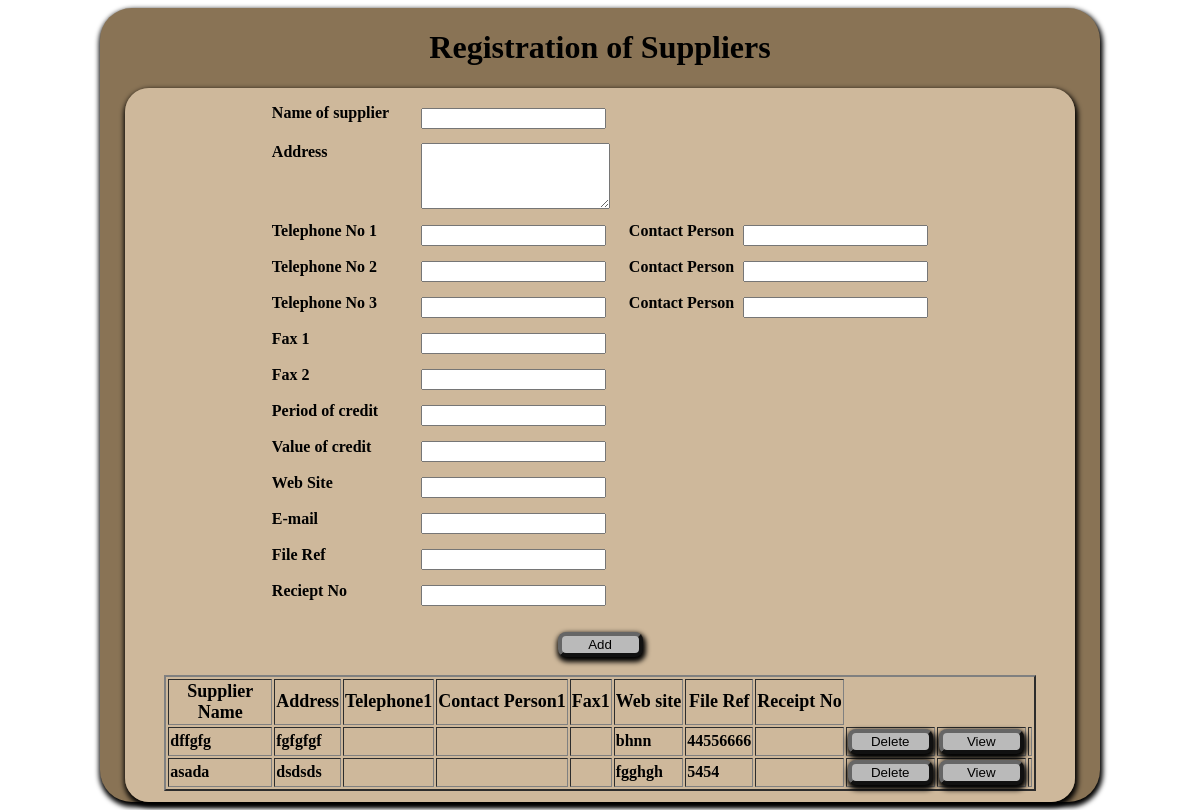
/supplier_detail.php, run on the app's committed database.
### tables this page shows
CREATE TABLE `pc_supplier` (
  `id` int(5) NOT NULL,
  `name` varchar(100) NOT NULL,
  `address` varchar(100) NOT NULL,
  `tel` int(20) NOT NULL,
  `fax` int(20) NOT NULL,
  `crdt` varchar(1001) NOT NULL,
  `vcrdt` int(100) NOT NULL,
  `file_ref` int(20) NOT NULL,
  `web` varchar(100) NOT NULL,
  `email` varchar(100) NOT NULL
);

### supplier_detail.php (the view, shortened to what this page needs)
<!DOCTYPE html>
<html>
<head>
<link href="css/Css_file.css" rel="stylesheet" type="text/css">
</head>
	<body>
<div id="wrapp">
	<form name="form1" method="post" action=""  >
<table align="center" class="searchResults">
		<table width="94%" height="297"  border="0" align="center" cellpadding="10" cellspacing="1" id="wrapped2">
		  <caption>
		  <h1>Registration of Suppliers</h1></caption>
				<tr>
					<th>
					<table align="center"  border="0" cellpadding="4" cellspacing="1" style="color:#000000">
				<tr>
				    <th width="127" height="30" valign="top" scope="row"><div align="left">Name of supplier</div></th>
					<th width="4" rowspan="8" valign="top">&nbsp;</th>
					<td width="190" align="left"><input name="name" type="text" id="name" autocomplete="off" value=""></td>
				</tr>
				<tr>
				  <th height="27" valign="top" scope="row"><div align="left">Address</div></th>
				  <td align="left"><textarea name="addr" id="addr" cols="21" rows="4"></textarea></td>
				</tr>
				<tr>
				  <th height="27" valign="top" scope="row"><div align="left">Telephone No 1</div></th>
				  <td align="left"><input name="tel1" type="text" id="tel1" cols="22" rows="4" value=""></td>
                  <td>
				  <th height="27" valign="top" scope="row"><div align="left">Contact Person</div></th>
				  <td align="left"><input name="contact1" type="text" id="contact1" cols="22" rows="4" value=""></td>
                  </td>
				</tr>
                <tr>
				  <th height="27" valign="top" scope="row"><div align="left">Telephone No 2</div></th>
				  <td align="left"><input name="tel2" type="text" id="tel2" cols="22" rows="4" value=""></td>
                  <td>
				  <th height="27" valign="top" scope="row"><div align="left">Contact Person</div></th>
				  <td align="left"><input name="contact2" type="text" id="contact2" cols="22" rows="4" value=""></td>
                  </td>
				</tr>
                <tr>
				  <th height="27" valign="top" scope="row"><div align="left">Telephone No 3</div></th>
				  <td align="left"><input name="tel3" type="text" id="tel3" cols="22" rows="4" value=""></td>
                  <td>
				  <th height="27" valign="top" scope="row"><div align="left">Contact Person</div></th>
				  <td align="left"><input name="contact3" type="text" id="contact3" cols="22" rows="4" value=""></td>
                  </td>
				</tr>
				<tr>
				  <th height="27" valign="top" scope="row"><div align="left">Fax 1</div></th>
				  <td align="left"><input name="fax1" type="text" id="fax1" autocomplete="off" value=""></td>
				</tr>
                <tr>
				  <th height="27" valign="top" scope="row"><div align="left">Fax 2</div></th>
				  <td align="left"><input name="fax2" type="text" id="fax2" autocomplete="off" value=""></td>
				</tr>
				<tr>
				  <th height="27" valign="top" scope="row"><div align="left">Period of credit</div></th>
				  <td align="left"><input name="crdt" type="text" id="crdt" autocomplete="off" value=""></td>
				</tr>
				<tr>
				  <th height="27" valign="top" scope="row"><div align="left">Value of credit</div></th>
                  <td></td>
				  <td align="left"><input name="vcrdt" type="text" id="vcrdt" autocomplete="off" value=""></td>
				</tr>
                <tr>
				  <th height="27" valign="top" scope="row"><div align="left">Web Site</div></th>
                  <td></td>
				  <td align="left"><input name="web" type="text" id="web" autocomplete="off" value=""></td>
				</tr>
                <tr>
				  <th height="27" valign="top" scope="row"><div align="left">E-mail</div></th>
                  <td></td>
				  <td align="left"><input name="email" type="text" id="email" autocomplete="off" value=""></td>
				</tr>
                <tr>
				  <th height="27" valign="top" scope="row"><div align="left">File Ref</div></th>
                  <td></td>
				  <td align="left"><input name="file_ref" type="text" id="file_ref" autocomplete="off" value=""></td>
				</tr>
                <tr>
				  <th height="27" valign="top" scope="row"><div align="left">Reciept No</div></th>
                  <td></td>
				  <td align="left"><input name="receipt" type="text" id="receipt" autocomplete="off" value=""></td>
				</tr>
				</table><br>
                 <input type="submit" name="add" value="Add">
                 <br><br>
				<center><div class="scroll">
			<table border="2" width="" height="">
            	<th height="40px" width="100px"><font size="+1">Supplier Name</font></th>
                <th><font size="+1">Address</font></th>
                <th><font size="+1">Telephone1</font></th>
                <th><font size="+1">Contact Person1</font></th>
                <th><font size="+1">Fax1</font></th>
                <th><font size="+1">Web site</font></th>
                <th><font size="+1">File Ref</font></th>
                <th><font size="+1">Receipt No</font></th>
			<?php
			$result = mysql_query("SELECT * FROM pc_supplier");
			while($row = mysql_fetch_array($result))
			 {
				 ?>
                  <form action="" method="post" id="formid1">
                 <?php
	 		 echo "<tr>
             <td>".$row['name']. "</td>
             <td>". $row['address'] ." </td>
             <td>".$row['tel1'] ." </td>
             <td>".$row['con1'] ." </td>
             <td>".$row['fax1']."</td>
             <td>".$row['web']."</td>
             <td>".$row['file_ref']."</td>
             <td>".$row['receipt']."</td>
			 <td>".'<input type="submit" name="delete" value="Delete">'."</td>
             <td>".'<input type="submit" name="edit" value="View">'."</td>
             <td><input type=\"hidden\" name=\"id\" value=\"".$row['id']."\"></input></td>
             </tr>";
				?>
					</form>
			<?php
	  		  }
			 ?>
            </table>
        </div> </center>
	</form>
</div>
</body>
</html>

### css/Css_file.css (style rules this page uses)
Caption { color:#000000; white-space:nowrap; }
#wrapp { width:1000px; margin:auto; background:#897355; box-shadow:1px 3px 5px 2px; border-radius:2em; }
input[type="submit"],#browse,#start-upload,.butt { background:#bababa; border-radius: 8px; border-color:#666666; border-width:4px; width:85px; box-shadow:1px 3px 5px 2px; }
#wrapped2 { background:url(../images/inbg5.png); margin:auto; width:95%; box-shadow:1px 3px 5px 2px; border-radius:1.5em; }
th, td { font-weight:bolder; vertical-align:central; color:#000; font-size:16px; }

### data on the page
pc_supplier: name "dffgfg", address "fgfgfgf", web "bhnn", file_ref "44556666"
pc_supplier: name "asada", address "dsdsds", web "fgghgh", file_ref "5454"
